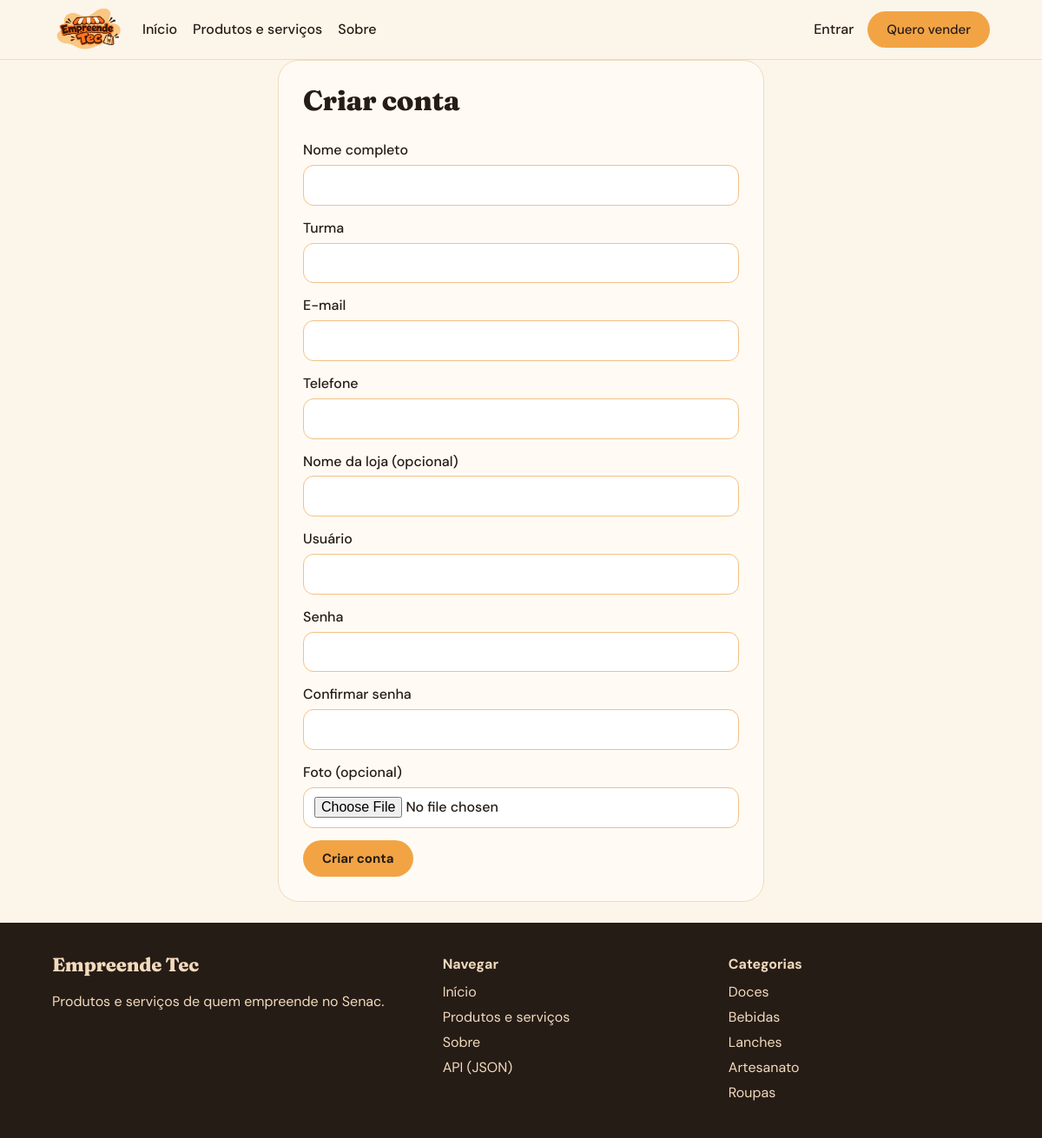
Page /cadastro on the committed database.
### tables this page shows
CREATE TABLE categorias(
  id INTEGER PRIMARY KEY AUTOINCREMENT, nome TEXT NOT NULL UNIQUE, icone TEXT);

### app.py (the view, shortened to what this page needs)
@app.route('/cadastro', methods=['GET', 'POST'])
def cadastro():
    if g.user:
        return redirect(url_for('painel'))
    return render_template('cadastro.html', f={})

### app.py (called while the page is built)
def conectar():
    c = sqlite3.connect(DB)
    c.row_factory = sqlite3.Row
    c.execute('PRAGMA foreign_keys=ON')
    return c

def db():
    if 'db' not in g:
        g.db = conectar()
    return g.db

@app.teardown_appcontext
def fechar(_):
    c = g.pop('db', None)
    if c:
        c.close()

def q(sql, args=(), one=False):
    rows = db().execute(sql, args).fetchall()
    return (rows[0] if rows else None) if one else rows

@app.before_request
def carregar_usuario():
    uid = session.get('user_id')
    g.user = q('SELECT * FROM usuarios WHERE id=?', (uid,), True) if uid else None

@app.context_processor
def contexto():
    return dict(user=g.get('user'), categorias=q('SELECT * FROM categorias ORDER BY id'), TIPOS=TIPOS)

### templates/cadastro.html
{% extends 'base.html' %}{% block title %}Cadastro · Empreende Tec{% endblock %}
{% block content %}
<form class="form estreito" method="post" enctype="multipart/form-data"><h1 class="serif">Criar conta</h1>
  <label>Nome completo<input name="nome" value="{{ f.nome }}" required></label>
  <label>Turma<input name="turma" value="{{ f.turma }}" required></label>
  <label>E-mail<input name="email" type="email" value="{{ f.email }}" required></label>
  <label>Telefone<input name="telefone" value="{{ f.telefone }}" required></label>
  <label>Nome da loja (opcional)<input name="loja" value="{{ f.loja }}"></label>
  <label>Usuário<input name="usuario" value="{{ f.usuario }}" required></label>
  <label>Senha<input name="senha" type="password" required></label>
  <label>Confirmar senha<input name="confirmar_senha" type="password" required></label>
  <label>Foto (opcional)<input name="foto" type="file" accept="image/*"></label>
  <button class="btn">Criar conta</button>
</form>
{% endblock %}

### templates/base.html (shortened to what this page needs)
<!doctype html>
<html lang="pt-BR"><head><meta charset="utf-8"><meta name="viewport" content="width=device-width,initial-scale=1">
<link rel="stylesheet" href="{{ url_for('static', filename='css/style.css') }}"></head>
<body>
<header class="topo"><div class="wrap topo-in">
  <a class="marca" href="{{ url_for('index') }}"><img src="{{ url_for('static', filename='img/logo.png') }}" alt="Empreende Tec"></a>
  <nav>
    <a href="{{ url_for('index') }}">Início</a>
    <a href="{{ url_for('produtos') }}">Produtos e serviços</a>
    <a href="{{ url_for('sobre') }}">Sobre</a>
  </nav>
  <div class="acoes">
    {% if user %}<a href="{{ url_for('painel') }}">Meu painel</a><a class="btn" href="{{ url_for('novo_produto') }}">Anunciar</a><a href="{{ url_for('logout') }}">Sair</a>
    {% else %}<a href="{{ url_for('login') }}">Entrar</a><a class="btn" href="{{ url_for('cadastro') }}">Quero vender</a>{% endif %}
  </div>
</div></header>
<main class="wrap">
  {% block content %}{% endblock %}
</main>
<footer class="rodape"><div class="wrap grid-rod">
  <div><strong class="serif">Empreende Tec</strong><p>Produtos e serviços de quem empreende no Senac.</p></div>
  <div><h4>Navegar</h4><a href="{{ url_for('index') }}">Início</a><a href="{{ url_for('produtos') }}">Produtos e serviços</a><a href="{{ url_for('sobre') }}">Sobre</a><a href="{{ url_for('api_produtos') }}">API (JSON)</a></div>
  <div><h4>Categorias</h4>{% for c in categorias[:5] %}<a href="{{ url_for('produtos', categoria=c.id) }}">{{ c.nome }}</a>{% endfor %}</div>
</div></footer>
</body></html>

### static/css/style.css (style rules this page uses)
:root { --laranja:#F2A444;--pessego:#F2C185;--creme:#F2DABD;--escuro:#261C16;--vinho:#8C0303;--bg:#FCF5EA;--card:#FFFBF4 }
* { box-sizing:border-box }
body { margin:0;background:var(--bg);color:var(--escuro);font:16px/1.55 'DM Sans',system-ui,sans-serif }
.serif { font-family:'Fraunces',Georgia,serif;font-weight:800;line-height:1.1;letter-spacing:-.01em }
a { color:var(--vinho) }
img { max-width:100% }
.wrap { max-width:1120px;margin:0 auto;padding:0 20px }
.topo { background:var(--bg);border-bottom:1px solid var(--creme);position:sticky;top:0;z-index:5 }
.topo-in { display:flex;align-items:center;gap:20px;flex-wrap:wrap;padding-top:6px;padding-bottom:6px }
.marca img { height:56px;display:block;mix-blend-mode:multiply }
nav { display:flex;gap:18px;flex:1 }
nav a,.acoes a { color:var(--escuro);text-decoration:none;font-weight:500 }
.acoes { display:flex;gap:16px;align-items:center }
.btn,button.btn { display:inline-block;background:var(--laranja);color:var(--escuro)!important;border:0;border-radius:999px;padding:11px 22px;font:700 15px 'DM Sans',sans-serif;cursor:pointer;text-decoration:none }
main { padding-top:24px;padding-bottom:56px }
.cab h2,h1 { margin:0 0 14px }
.filtros input,.filtros select,.form input,.form select,.form textarea { border:1px solid var(--pessego);border-radius:12px;padding:10px 12px;font:inherit;background:#fff }
.form { display:flex;flex-direction:column;gap:14px;background:var(--card);border:1px solid var(--creme);border-radius:24px;padding:28px;margin:0 auto 24px }
.form label { display:flex;flex-direction:column;gap:4px;font-weight:500 }
.form .btn { align-self:flex-start }
.estreito { max-width:560px }
.rodape { background:var(--escuro);color:var(--creme);padding:36px 0;margin-top:20px }
.rodape a { display:block;color:var(--creme);text-decoration:none;margin:4px 0 }
.rodape h4 { margin:0 0 8px }
.grid-rod { display:grid;grid-template-columns:1.4fr 1fr 1fr;gap:28px }
.rodape .serif { font-size:22px }

### rows in the picture
categorias: nome "Doces"
categorias: nome "Bebidas"
categorias: nome "Lanches"
categorias: nome "Artesanato"
categorias: nome "Roupas"
